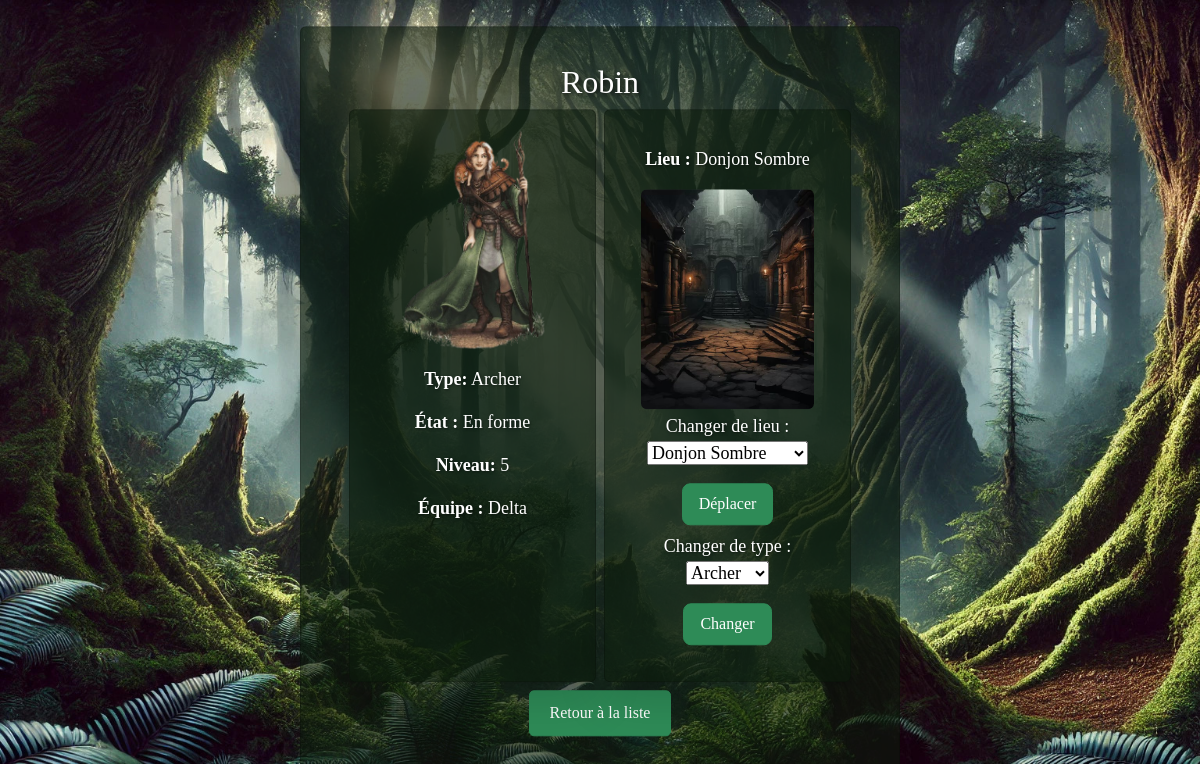
Page /character/C004/ on the committed database.
### jeu_de_role/models.py (models this page shows, shortened)
class Character(models.Model):
    id_character = models.CharField(max_length=100, primary_key=True)
    nom = models.CharField(max_length=100)
    etat = models.CharField(max_length=20)
    niveau = models.IntegerField(default=1)
    type = models.CharField(max_length=20, choices=[('Guerrier', 'Guerrier'), ('Mage', 'Mage'), ('Archer', 'Archer')])
    team = models.CharField(max_length=20)
    photo = models.ImageField(upload_to='characters/')
    lieu = models.ForeignKey(Lieu, on_delete=models.CASCADE)

class Lieu(models.Model):
    id_lieu = models.CharField(max_length=100, primary_key=True)
    nom = models.CharField(max_length=100)
    description = models.TextField(null=True, blank=True)
    type_lieu = models.CharField(max_length=50, choices=[('forteresse', 'Forteresse'), ('forêt', 'Forêt'), ('village', 'Village'), ('donjon', 'Donjon')])
    disponibilite = models.CharField(max_length=20, choices=[('libre', 'Libre'), ('occupé', 'Occupé')])
    niveau_acces = models.IntegerField(default=1)
    capacite_max = models.IntegerField(default=10)
    photo = models.ImageField(upload_to='lieux/')
    def __str__(self):
        return self.nom

### jeu_de_role/views.py (the view, shortened to what this page needs)
# urls.py: path('character/<str:id_character>/', views.character_detail, name='character_detail'),
def character_detail(request, id_character):
    character = get_object_or_404(Character, id_character=id_character)
    move_form = MoveForm(request.POST or None)
    type_form = ChangeTypeForm(request.POST or None) # Ne pas lier le formulaire à l'instance pour éviter les changements prématurés
    message = ""
    move_form = MoveForm(instance=character)
    type_form = ChangeTypeForm(instance=character)
    return render(request, 'jeu_de_role/character_detail.html', {
        'character': character,
        'move_form': move_form,
        'type_form': type_form,
        'message': message
    })

### jeu_de_role/forms.py
class MoveForm(forms.ModelForm):
    class Meta:
        model = Character
        fields = ['lieu']

class ChangeTypeForm(forms.ModelForm):
    class Meta:
        model = Character
        fields = ['type']

### jeu_de_role/templates/jeu_de_role/character_detail.html (shortened to what this page needs)
{% extends 'jeu_de_role/explore.html' %}
{% block content %}
<h2 class="text-center mb-2">{{ character.nom }}</h2>
<div class="container mt-2">
    <div class="row g-2">
        <div class="col-lg-6 col-md-6 col-sm-12 col-12">
            <div class="card shadow-lg h-100 d-flex flex-column">
                <img src="{{ character.photo.url }}" class="d-block img-fluid mx-auto mb-3" alt="{{ character.nom }}" >
                <p class="card-text"><strong>Type:</strong> {{ character.type }}</p>
                <p class="card-text"><strong>État :</strong> {{ character.etat }}</p>
                <p class="card-text"><strong>Niveau:</strong> {{ character.niveau }}</p>
                <p class="card-text"><strong>Équipe :</strong> {{ character.team }}</p>
            </div>
        </div>
        <div class="col-lg-6 col-md-6 col-sm-12 col-12">
            <div class="card shadow-lg h-100 d-flex flex-column">
                <div class="card-body">
                    <p class="card-text"><strong>Lieu :</strong> {{ character.lieu.nom }}</p>
                    <img src="{{ character.lieu.photo.url }}" class="img-fluid mt-1 rounded d-block mx-auto mb-1" alt="{{ character.lieu.nom }}">
                    <form method="POST" class="text-center">{% csrf_token %}
                        <p>Changer de lieu : {{ move_form.lieu }}</p>
                        <button type="submit" name="move" class="btn btn-lg text-white">Déplacer</button>
                    </form>
                    <form method="POST" class="text-center mt-2">{% csrf_token %}
                        <p>Changer de type : {{ type_form.type }}</p>
                        <button type="submit" name="change_type" class="btn btn-lg text-white">Changer</button>
                    </form>
                </div>
            </div>
        </div>
    </div>
    <div class="text-center">
        <a href="{% url 'explore' %}" class="btn mt-2 btn-lg">Retour à la liste</a>
    </div>
</div>
{% endblock %}

### static/jeu_de_role/css/jeu_de_role.css (style rules this page uses)
* { margin: 0; padding: 0; font-family: "Dela Gothic One"; }
body { background-image: url('/static/jeu_de_role/images/img1.jpg'); background-size: cover; background-position: center; background-attachment: fixed; height: 100vh; margin: 0; }
h2 { color: rgb(255, 255, 255); margin-bottom: 20px; text-shadow: 2px 2px 4px rgba(0, 0, 0, 0.7); }
p { color: rgb(255, 255, 255); font-size: 18px; text-shadow: 1px 1px 3px rgba(0, 0, 0, 0.5); }
.card { background-color: rgba(13, 27, 13, 0.6); margin-top: 0; padding: 20px; }
.center a { background-color: #2E8B57; text-decoration: none; color: white; padding: 10px 20px; border-radius: 5px; text-align: center; }
.card img { height: 220px; border-radius: 10px 10px 0 0; object-fit: cover; }
.card-text { text-align: center; }
.btn-lg { font-size: 16px;; background-color: #2E8B57; border-color: #2E8B57; }

### rows in the picture
Character: nom "Robin", photo (picture), type "Archer", etat "En forme", niveau "5", team "Delta", lieu.nom "Donjon Sombre", lieu.photo (picture), lieu "Donjon Sombre"
